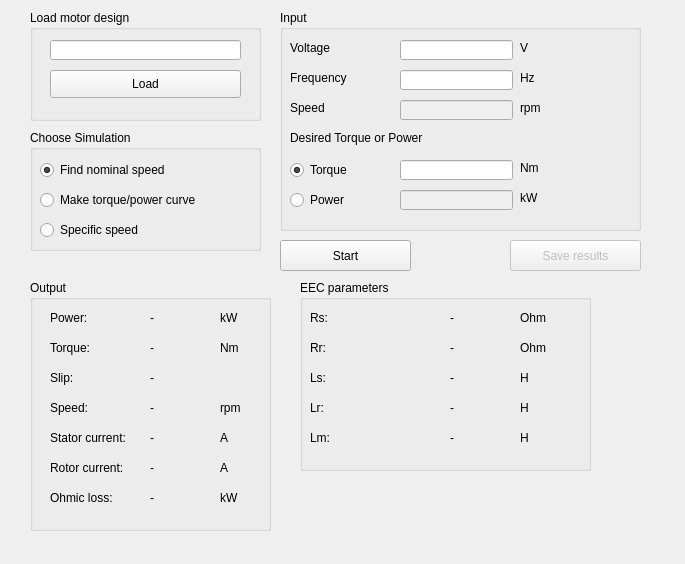
<?xml version="1.0" encoding="UTF-8"?>
<ui version="4.0">
 <class>SimuWidget</class>
 <widget class="QWidget" name="SimuWidget">
  <property name="geometry">
   <rect>
    <x>0</x>
    <y>0</y>
    <width>685</width>
    <height>564</height>
   </rect>
  </property>
  <property name="windowTitle">
   <string>SimuWidget</string>
  </property>
  <widget class="QPushButton" name="Start">
   <property name="geometry">
    <rect>
     <x>280</x>
     <y>240</y>
     <width>131</width>
     <height>31</height>
    </rect>
   </property>
   <property name="text">
    <string>Start</string>
   </property>
  </widget>
  <widget class="QGroupBox" name="LoadMotor">
   <property name="geometry">
    <rect>
     <x>30</x>
     <y>10</y>
     <width>231</width>
     <height>111</height>
    </rect>
   </property>
   <property name="title">
    <string>Load motor design</string>
   </property>
   <widget class="QLineEdit" name="Motor">
    <property name="geometry">
     <rect>
      <x>20</x>
      <y>30</y>
      <width>191</width>
      <height>20</height>
     </rect>
    </property>
    <property name="text">
     <string/>
    </property>
   </widget>
   <widget class="QPushButton" name="Open">
    <property name="geometry">
     <rect>
      <x>20</x>
      <y>60</y>
      <width>191</width>
      <height>28</height>
     </rect>
    </property>
    <property name="toolTipDuration">
     <number>-7</number>
    </property>
    <property name="text">
     <string>Load</string>
    </property>
   </widget>
  </widget>
  <widget class="QGroupBox" name="ChooseSimu">
   <property name="geometry">
    <rect>
     <x>30</x>
     <y>130</y>
     <width>231</width>
     <height>121</height>
    </rect>
   </property>
   <property name="title">
    <string>Choose Simulation</string>
   </property>
   <widget class="QRadioButton" name="FindNom">
    <property name="geometry">
     <rect>
      <x>10</x>
      <y>30</y>
      <width>201</width>
      <height>20</height>
     </rect>
    </property>
    <property name="text">
     <string>Find nominal speed</string>
    </property>
    <property name="checked">
     <bool>true</bool>
    </property>
   </widget>
   <widget class="QRadioButton" name="SpecificRPM">
    <property name="geometry">
     <rect>
      <x>10</x>
      <y>90</y>
      <width>141</width>
      <height>20</height>
     </rect>
    </property>
    <property name="text">
     <string>Specific speed</string>
    </property>
   </widget>
   <widget class="QRadioButton" name="TorqueSlip">
    <property name="geometry">
     <rect>
      <x>10</x>
      <y>60</y>
      <width>181</width>
      <height>20</height>
     </rect>
    </property>
    <property name="text">
     <string>Make torque/power curve</string>
    </property>
   </widget>
  </widget>
  <widget class="QGroupBox" name="InputBox">
   <property name="geometry">
    <rect>
     <x>280</x>
     <y>10</y>
     <width>361</width>
     <height>221</height>
    </rect>
   </property>
   <property name="title">
    <string>Input</string>
   </property>
   <widget class="QRadioButton" name="TorqueBullet">
    <property name="geometry">
     <rect>
      <x>10</x>
      <y>150</y>
      <width>111</width>
      <height>20</height>
     </rect>
    </property>
    <property name="text">
     <string>Torque</string>
    </property>
    <property name="checked">
     <bool>true</bool>
    </property>
   </widget>
   <widget class="QLineEdit" name="RPMInput">
    <property name="enabled">
     <bool>false</bool>
    </property>
    <property name="geometry">
     <rect>
      <x>120</x>
      <y>90</y>
      <width>113</width>
      <height>20</height>
     </rect>
    </property>
   </widget>
   <widget class="QLineEdit" name="FreqInput">
    <property name="geometry">
     <rect>
      <x>120</x>
      <y>60</y>
      <width>113</width>
      <height>20</height>
     </rect>
    </property>
   </widget>
   <widget class="QLabel" name="label_8">
    <property name="geometry">
     <rect>
      <x>240</x>
      <y>180</y>
      <width>71</width>
      <height>16</height>
     </rect>
    </property>
    <property name="text">
     <string>kW</string>
    </property>
   </widget>
   <widget class="QRadioButton" name="PowerBullet">
    <property name="geometry">
     <rect>
      <x>10</x>
      <y>180</y>
      <width>101</width>
      <height>20</height>
     </rect>
    </property>
    <property name="text">
     <string>Power</string>
    </property>
   </widget>
   <widget class="QLineEdit" name="TorqueInput">
    <property name="geometry">
     <rect>
      <x>120</x>
      <y>150</y>
      <width>113</width>
      <height>20</height>
     </rect>
    </property>
   </widget>
   <widget class="QLabel" name="label_7">
    <property name="geometry">
     <rect>
      <x>240</x>
      <y>150</y>
      <width>21</width>
      <height>16</height>
     </rect>
    </property>
    <property name="text">
     <string>Nm</string>
    </property>
   </widget>
   <widget class="QLabel" name="label_15">
    <property name="geometry">
     <rect>
      <x>10</x>
      <y>90</y>
      <width>91</width>
      <height>16</height>
     </rect>
    </property>
    <property name="text">
     <string>Speed</string>
    </property>
   </widget>
   <widget class="QLineEdit" name="PowerInput">
    <property name="enabled">
     <bool>false</bool>
    </property>
    <property name="geometry">
     <rect>
      <x>120</x>
      <y>180</y>
      <width>113</width>
      <height>20</height>
     </rect>
    </property>
   </widget>
   <widget class="QLabel" name="label_2">
    <property name="geometry">
     <rect>
      <x>10</x>
      <y>60</y>
      <width>91</width>
      <height>16</height>
     </rect>
    </property>
    <property name="text">
     <string>Frequency</string>
    </property>
   </widget>
   <widget class="QLabel" name="label_3">
    <property name="geometry">
     <rect>
      <x>240</x>
      <y>30</y>
      <width>21</width>
      <height>16</height>
     </rect>
    </property>
    <property name="text">
     <string>V</string>
    </property>
   </widget>
   <widget class="QLabel" name="label_4">
    <property name="geometry">
     <rect>
      <x>240</x>
      <y>60</y>
      <width>21</width>
      <height>16</height>
     </rect>
    </property>
    <property name="text">
     <string>Hz</string>
    </property>
   </widget>
   <widget class="QLineEdit" name="VoltageInput">
    <property name="geometry">
     <rect>
      <x>120</x>
      <y>30</y>
      <width>113</width>
      <height>20</height>
     </rect>
    </property>
   </widget>
   <widget class="QLabel" name="label_5">
    <property name="geometry">
     <rect>
      <x>240</x>
      <y>90</y>
      <width>71</width>
      <height>16</height>
     </rect>
    </property>
    <property name="text">
     <string>rpm</string>
    </property>
   </widget>
   <widget class="QLabel" name="label">
    <property name="geometry">
     <rect>
      <x>10</x>
      <y>30</y>
      <width>91</width>
      <height>16</height>
     </rect>
    </property>
    <property name="text">
     <string>Voltage</string>
    </property>
   </widget>
   <widget class="QLabel" name="label_16">
    <property name="geometry">
     <rect>
      <x>10</x>
      <y>120</y>
      <width>331</width>
      <height>16</height>
     </rect>
    </property>
    <property name="text">
     <string>Desired Torque or Power</string>
    </property>
   </widget>
  </widget>
  <widget class="QPushButton" name="Save">
   <property name="enabled">
    <bool>false</bool>
   </property>
   <property name="geometry">
    <rect>
     <x>510</x>
     <y>240</y>
     <width>131</width>
     <height>31</height>
    </rect>
   </property>
   <property name="text">
    <string>Save results</string>
   </property>
  </widget>
  <widget class="QGroupBox" name="OutputBox">
   <property name="geometry">
    <rect>
     <x>30</x>
     <y>280</y>
     <width>241</width>
     <height>251</height>
    </rect>
   </property>
   <property name="title">
    <string>Output</string>
   </property>
   <widget class="QLabel" name="label_12">
    <property name="geometry">
     <rect>
      <x>20</x>
      <y>30</y>
      <width>81</width>
      <height>16</height>
     </rect>
    </property>
    <property name="text">
     <string>Power:</string>
    </property>
   </widget>
   <widget class="QLabel" name="label_9">
    <property name="geometry">
     <rect>
      <x>20</x>
      <y>90</y>
      <width>55</width>
      <height>16</height>
     </rect>
    </property>
    <property name="text">
     <string>Slip:</string>
    </property>
   </widget>
   <widget class="QLabel" name="label_10">
    <property name="geometry">
     <rect>
      <x>20</x>
      <y>120</y>
      <width>81</width>
      <height>16</height>
     </rect>
    </property>
    <property name="text">
     <string>Speed:</string>
    </property>
   </widget>
   <widget class="QLabel" name="label_11">
    <property name="geometry">
     <rect>
      <x>20</x>
      <y>150</y>
      <width>91</width>
      <height>16</height>
     </rect>
    </property>
    <property name="text">
     <string>Stator current:</string>
    </property>
   </widget>
   <widget class="QLabel" name="label_6">
    <property name="geometry">
     <rect>
      <x>20</x>
      <y>60</y>
      <width>55</width>
      <height>16</height>
     </rect>
    </property>
    <property name="text">
     <string>Torque:</string>
    </property>
   </widget>
   <widget class="QLabel" name="PowerOut">
    <property name="geometry">
     <rect>
      <x>120</x>
      <y>30</y>
      <width>81</width>
      <height>16</height>
     </rect>
    </property>
    <property name="text">
     <string>-</string>
    </property>
   </widget>
   <widget class="QLabel" name="SpeedOut">
    <property name="geometry">
     <rect>
      <x>120</x>
      <y>120</y>
      <width>81</width>
      <height>16</height>
     </rect>
    </property>
    <property name="text">
     <string>-</string>
    </property>
   </widget>
   <widget class="QLabel" name="SlipOut">
    <property name="geometry">
     <rect>
      <x>120</x>
      <y>90</y>
      <width>55</width>
      <height>16</height>
     </rect>
    </property>
    <property name="text">
     <string>-</string>
    </property>
   </widget>
   <widget class="QLabel" name="StatorCurOut">
    <property name="geometry">
     <rect>
      <x>120</x>
      <y>150</y>
      <width>81</width>
      <height>16</height>
     </rect>
    </property>
    <property name="text">
     <string>-</string>
    </property>
   </widget>
   <widget class="QLabel" name="TorqueOut">
    <property name="geometry">
     <rect>
      <x>120</x>
      <y>60</y>
      <width>55</width>
      <height>16</height>
     </rect>
    </property>
    <property name="text">
     <string>-</string>
    </property>
   </widget>
   <widget class="QLabel" name="label_19">
    <property name="geometry">
     <rect>
      <x>190</x>
      <y>30</y>
      <width>81</width>
      <height>16</height>
     </rect>
    </property>
    <property name="text">
     <string>kW</string>
    </property>
   </widget>
   <widget class="QLabel" name="label_20">
    <property name="geometry">
     <rect>
      <x>190</x>
      <y>120</y>
      <width>81</width>
      <height>16</height>
     </rect>
    </property>
    <property name="text">
     <string>rpm</string>
    </property>
   </widget>
   <widget class="QLabel" name="label_21">
    <property name="geometry">
     <rect>
      <x>190</x>
      <y>90</y>
      <width>55</width>
      <height>16</height>
     </rect>
    </property>
    <property name="text">
     <string/>
    </property>
   </widget>
   <widget class="QLabel" name="label_22">
    <property name="geometry">
     <rect>
      <x>190</x>
      <y>150</y>
      <width>81</width>
      <height>16</height>
     </rect>
    </property>
    <property name="text">
     <string>A</string>
    </property>
   </widget>
   <widget class="QLabel" name="label_23">
    <property name="geometry">
     <rect>
      <x>190</x>
      <y>60</y>
      <width>55</width>
      <height>16</height>
     </rect>
    </property>
    <property name="text">
     <string>Nm</string>
    </property>
   </widget>
   <widget class="QLabel" name="label_25">
    <property name="geometry">
     <rect>
      <x>20</x>
      <y>210</y>
      <width>101</width>
      <height>16</height>
     </rect>
    </property>
    <property name="text">
     <string>Ohmic loss:</string>
    </property>
   </widget>
   <widget class="QLabel" name="OhmicLossOut">
    <property name="geometry">
     <rect>
      <x>120</x>
      <y>210</y>
      <width>81</width>
      <height>16</height>
     </rect>
    </property>
    <property name="text">
     <string>-</string>
    </property>
   </widget>
   <widget class="QLabel" name="label_29">
    <property name="geometry">
     <rect>
      <x>190</x>
      <y>210</y>
      <width>81</width>
      <height>16</height>
     </rect>
    </property>
    <property name="text">
     <string>kW</string>
    </property>
   </widget>
   <widget class="QLabel" name="RotorCurOut">
    <property name="geometry">
     <rect>
      <x>120</x>
      <y>180</y>
      <width>81</width>
      <height>16</height>
     </rect>
    </property>
    <property name="text">
     <string>-</string>
    </property>
   </widget>
   <widget class="QLabel" name="label_38">
    <property name="geometry">
     <rect>
      <x>20</x>
      <y>180</y>
      <width>81</width>
      <height>16</height>
     </rect>
    </property>
    <property name="text">
     <string>Rotor current:</string>
    </property>
   </widget>
   <widget class="QLabel" name="label_39">
    <property name="geometry">
     <rect>
      <x>190</x>
      <y>180</y>
      <width>81</width>
      <height>16</height>
     </rect>
    </property>
    <property name="text">
     <string>A</string>
    </property>
   </widget>
  </widget>
  <widget class="QGroupBox" name="EECBox">
   <property name="geometry">
    <rect>
     <x>300</x>
     <y>280</y>
     <width>291</width>
     <height>191</height>
    </rect>
   </property>
   <property name="title">
    <string>EEC parameters</string>
   </property>
   <widget class="QLabel" name="label_35">
    <property name="geometry">
     <rect>
      <x>220</x>
      <y>30</y>
      <width>81</width>
      <height>16</height>
     </rect>
    </property>
    <property name="text">
     <string>Ohm</string>
    </property>
   </widget>
   <widget class="QLabel" name="EECRr">
    <property name="geometry">
     <rect>
      <x>150</x>
      <y>60</y>
      <width>81</width>
      <height>16</height>
     </rect>
    </property>
    <property name="text">
     <string>-</string>
    </property>
   </widget>
   <widget class="QLabel" name="label_43">
    <property name="geometry">
     <rect>
      <x>10</x>
      <y>120</y>
      <width>141</width>
      <height>16</height>
     </rect>
    </property>
    <property name="text">
     <string>Lr:</string>
    </property>
   </widget>
   <widget class="QLabel" name="EECLr">
    <property name="geometry">
     <rect>
      <x>150</x>
      <y>120</y>
      <width>81</width>
      <height>16</height>
     </rect>
    </property>
    <property name="text">
     <string>-</string>
    </property>
   </widget>
   <widget class="QLabel" name="EECLs">
    <property name="geometry">
     <rect>
      <x>150</x>
      <y>90</y>
      <width>81</width>
      <height>16</height>
     </rect>
    </property>
    <property name="text">
     <string>-</string>
    </property>
   </widget>
   <widget class="QLabel" name="label_37">
    <property name="geometry">
     <rect>
      <x>10</x>
      <y>90</y>
      <width>131</width>
      <height>16</height>
     </rect>
    </property>
    <property name="text">
     <string>Ls:</string>
    </property>
   </widget>
   <widget class="QLabel" name="label_42">
    <property name="geometry">
     <rect>
      <x>220</x>
      <y>120</y>
      <width>81</width>
      <height>16</height>
     </rect>
    </property>
    <property name="text">
     <string>H</string>
    </property>
   </widget>
   <widget class="QLabel" name="label_41">
    <property name="geometry">
     <rect>
      <x>220</x>
      <y>90</y>
      <width>81</width>
      <height>16</height>
     </rect>
    </property>
    <property name="text">
     <string>H</string>
    </property>
   </widget>
   <widget class="QLabel" name="label_31">
    <property name="geometry">
     <rect>
      <x>10</x>
      <y>30</y>
      <width>131</width>
      <height>16</height>
     </rect>
    </property>
    <property name="text">
     <string>Rs:</string>
    </property>
   </widget>
   <widget class="QLabel" name="label_32">
    <property name="geometry">
     <rect>
      <x>10</x>
      <y>60</y>
      <width>141</width>
      <height>16</height>
     </rect>
    </property>
    <property name="text">
     <string>Rr:</string>
    </property>
   </widget>
   <widget class="QLabel" name="EECRs">
    <property name="geometry">
     <rect>
      <x>150</x>
      <y>30</y>
      <width>81</width>
      <height>16</height>
     </rect>
    </property>
    <property name="text">
     <string>-</string>
    </property>
   </widget>
   <widget class="QLabel" name="label_33">
    <property name="geometry">
     <rect>
      <x>220</x>
      <y>60</y>
      <width>81</width>
      <height>16</height>
     </rect>
    </property>
    <property name="text">
     <string>Ohm</string>
    </property>
   </widget>
   <widget class="QLabel" name="label_51">
    <property name="geometry">
     <rect>
      <x>10</x>
      <y>150</y>
      <width>141</width>
      <height>16</height>
     </rect>
    </property>
    <property name="text">
     <string>Lm:</string>
    </property>
   </widget>
   <widget class="QLabel" name="EECLm">
    <property name="geometry">
     <rect>
      <x>150</x>
      <y>150</y>
      <width>81</width>
      <height>16</height>
     </rect>
    </property>
    <property name="text">
     <string>-</string>
    </property>
   </widget>
   <widget class="QLabel" name="label_53">
    <property name="geometry">
     <rect>
      <x>220</x>
      <y>150</y>
      <width>81</width>
      <height>16</height>
     </rect>
    </property>
    <property name="text">
     <string>H</string>
    </property>
   </widget>
  </widget>
  <widget class="QLabel" name="Error">
   <property name="geometry">
    <rect>
     <x>290</x>
     <y>240</y>
     <width>351</width>
     <height>16</height>
    </rect>
   </property>
   <property name="text">
    <string/>
   </property>
  </widget>
 </widget>
 <tabstops>
  <tabstop>Motor</tabstop>
  <tabstop>Open</tabstop>
  <tabstop>FindNom</tabstop>
  <tabstop>TorqueSlip</tabstop>
  <tabstop>SpecificRPM</tabstop>
  <tabstop>VoltageInput</tabstop>
  <tabstop>FreqInput</tabstop>
  <tabstop>RPMInput</tabstop>
  <tabstop>TorqueBullet</tabstop>
  <tabstop>PowerBullet</tabstop>
  <tabstop>TorqueInput</tabstop>
  <tabstop>PowerInput</tabstop>
  <tabstop>Start</tabstop>
  <tabstop>Save</tabstop>
 </tabstops>
 <resources/>
 <connections/>
</ui>
